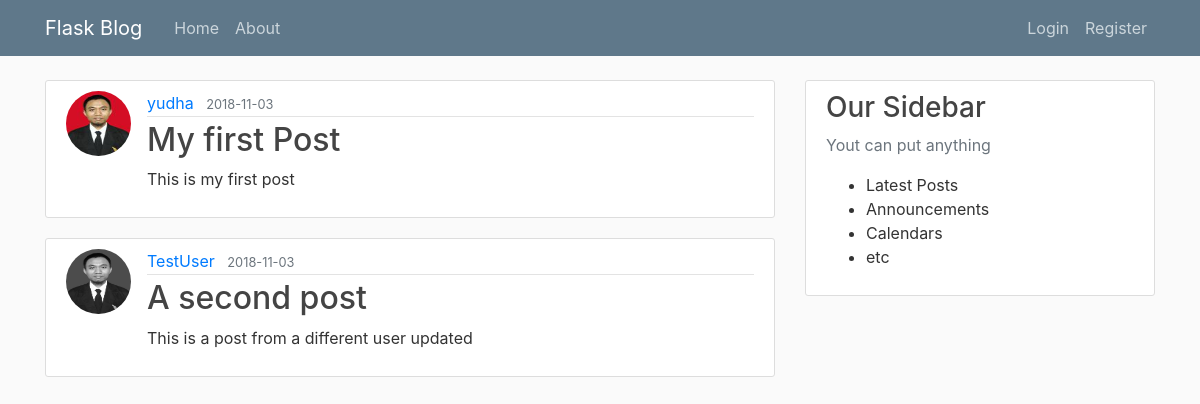
The page /home on the database its author committed.
### flask_blog/model.py (models this page shows, shortened)
class Post(db.Model):
    id = db.Column(db.Integer, primary_key=True)
    title = db.Column(db.String(100), nullable=False)
    date_posted = db.Column(db.DateTime, nullable=False, default=datetime.utcnow)
    content = db.Column(db.Text, nullable=False)
    user_id = db.Column(db.Integer, db.ForeignKey('user.id'), nullable=False)

class User(db.Model, UserMixin):
    id = db.Column(db.Integer, primary_key=True)
    username = db.Column(db.String(20), unique=True, nullable=False)
    email = db.Column(db.String(120), unique=True, nullable=False)
    image_file = db.Column(db.String(20), nullable=False, default='default.jpg')
    password = db.Column(db.String(60), nullable=False)
    posts = db.relationship('Post', backref='author', lazy=True)

### flask_blog/routes.py (the view)
@app.route("/")
@app.route("/home")
def home():
    posts = Post.query.all()
    return render_template('home.html', posts=posts)

### flask_blog/templates/home.html
{% extends "layout.html" %}
{% block content %}
    {% for post in posts %}
        <article class="media content-section">
            <img class="rounded-circle article-img" src="{{ url_for('static', filename='profile_pics/'+post.author.image_file) }}">
          <div class="media-body">
            <div class="article-metadata">
              <a class="mr-2" href="#">{{ post.author.username }}</a>
              <small class="text-muted">{{ post.date_posted.strftime('%Y-%m-%d') }}</small>
            </div>
            <h2><a class="article-title" href="{{ url_for('post', post_id=post.id) }}">{{ post.title }}</a></h2>
            <p class="article-content">{{ post.content }}</p>
          </div>
        </article>
    {% endfor %}
{% endblock content %}

### flask_blog/templates/layout.html (shortened to what this page needs)
<!DOCTYPE html>
<html lang="en">
<head>
    <link rel="stylesheet" href="https://stackpath.bootstrapcdn.com/bootstrap/4.1.3/css/bootstrap.min.css">
    <link rel="stylesheet" type="text/css" href="{{ url_for('static', filename='main.css') }}">
    <link rel="stylesheet" href="https://cdn.pydata.org/bokeh/release/bokeh-1.0.0.min.css" type="text/css" />
    <link rel="stylesheet" href="https://cdn.pydata.org/bokeh/release/bokeh-widgets-1.0.0.min.css" type="text/css" />
</head>
<body>
    <header class="site-header">
      <nav class="navbar navbar-expand-md navbar-dark bg-steel fixed-top">
        <div class="container">
          <a class="navbar-brand mr-4" href="/">Flask Blog</a>
          <div class="collapse navbar-collapse" id="navbarToggle">
            <div class="navbar-nav mr-auto">
              <a class="nav-item nav-link" href="{{ url_for('home') }}">Home</a>
              <a class="nav-item nav-link" href="{{ url_for('about') }}">About</a>
            </div>
            <div class="navbar-nav">
                {% if current_user.is_authenticated %}
                    <a class="nav-item nav-link" href="{{ url_for('new_post') }}">New Post</a>
                    <a class="nav-item nav-link" href="{{ url_for('account') }}">Account</a>
                    <a class="nav-item nav-link" href="{{ url_for('logout') }}">Logout</a>
                {% else %}
                  <a class="nav-item nav-link" href="{{ url_for('login') }}">Login</a>
                  <a class="nav-item nav-link" href="{{ url_for('register') }}">Register</a>
                {% endif %}
            </div>
          </div>
        </div>
      </nav>
    </header>
    <main role="main" class="container">
        <div class="row">
            <div class="col-md-8">
                {% block content %}{% endblock %}
            </div>
            <div class="col-md-4">
                <div class="content-section">
                    <h3>Our Sidebar</h3>
                    <p class="text-muted">Yout can put anything
                        <ul>
                            <li>Latest Posts</li>
                            <li>Announcements</li>
                            <li>Calendars</li>
                            <li>etc</li>
                        </ul>
                    </p>
                </div>
            </div>
        </div>
    </main>
</body>
</html>

### flask_blog/static/main.css (style rules this page uses)
body { background: #fafafa; color: #333333; margin-top: 5rem; }
h1, h2, h3, h4, h5, h6 { color: #444444; }
.bg-steel { background-color: #5f788a; }
.site-header .navbar-nav .nav-link { color: #cbd5db; }
.content-section { background: #ffffff; padding: 10px 20px; border: 1px solid #dddddd; border-radius: 3px; margin-bottom: 20px; }
.article-title { color: #444444; }
.article-content { white-space: pre-line; }
.article-img { height: 65px; width: 65px; margin-right: 16px; }
.article-metadata { padding-bottom: 1px; margin-bottom: 4px; border-bottom: 1px solid #e3e3e3 }

### rows shown on the page
Post: image_file (picture), author.username "yudha", date_posted "2018-11-03", title "My first Post", content "This is my first post"
Post: image_file (placeholder picture), author.username "TestUser", date_posted "2018-11-03", title "A second post", content "This is a post from a different user updated"
